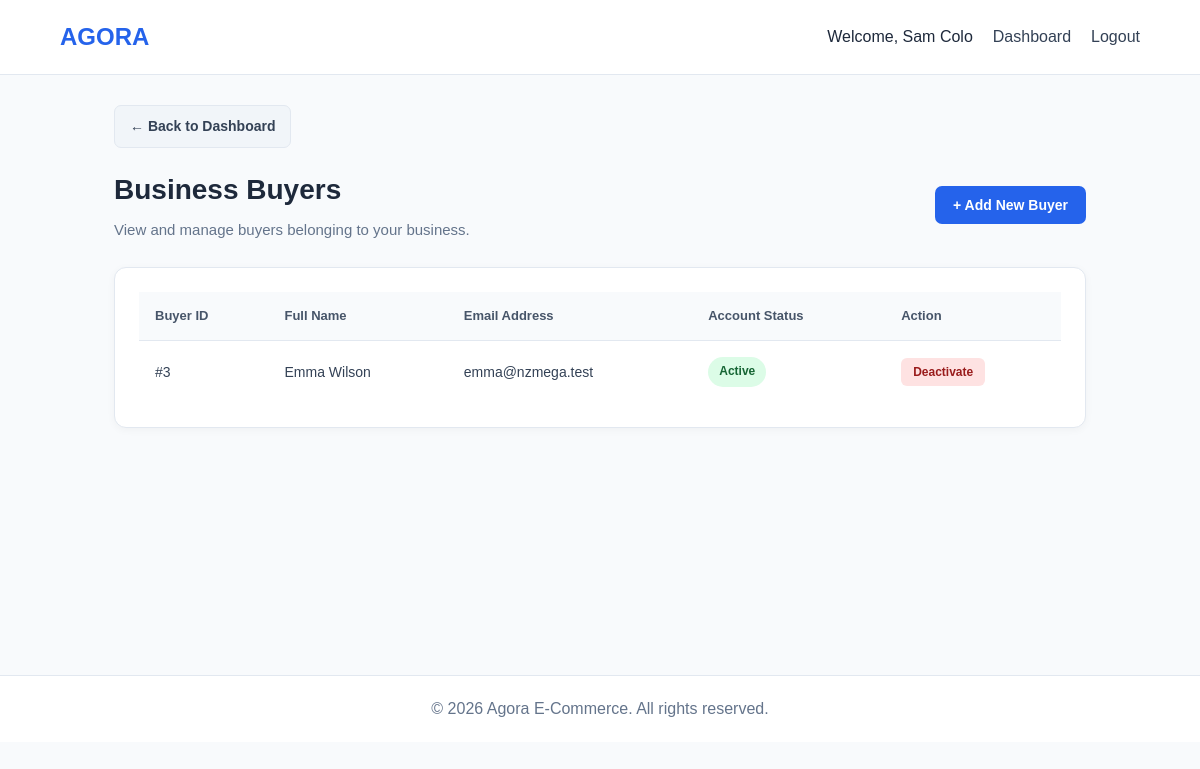
Page /index.php?page=manage-buyers (signed in) on the committed database.
### tables this page shows
CREATE TABLE users (
    user_id INT AUTO_INCREMENT PRIMARY KEY,
    business_id INT NULL,
    full_name VARCHAR(100) NOT NULL,
    email VARCHAR(150) NOT NULL UNIQUE,
    password VARCHAR(255) NOT NULL,
    role ENUM(
        'agora_admin',
        'business_admin',
        'seller',
        'buyer'
    ) NOT NULL,
    is_active TINYINT(1) NOT NULL DEFAULT 1,

    CONSTRAINT fk_users_business
        FOREIGN KEY (business_id)
        REFERENCES businesses(business_id)
        ON UPDATE CASCADE
        ON DELETE RESTRICT
);

### controllers/businessController.php (called while the page is built, shortened)
<?php
require_once __DIR__ . "/../models/User.php";
class BusinessController
{
    private $userModel;
    public function __construct($conn)
    {
        $this->userModel = new User($conn);
    }
    public function manageBuyers($success = "", $error = "")
    {
        $businessId = $_SESSION["business_id"];
        $buyers = $this->userModel->getBuyersByBusiness($businessId);
        require __DIR__ . "/../views/business/buyers.php";
    }
}
?>

### models/user.php (called while the page is built, shortened)
<?php
class User
{
    private $conn;
    public function __construct($conn)
    {
        $this->conn = $conn;
    }
    public function getBuyersByBusiness($businessId)
    {
        $sql = "SELECT user_id, full_name, email, is_active
                FROM users
                WHERE business_id = ?
                AND role = 'buyer'
                ORDER BY user_id DESC";
        $stmt = $this->conn->prepare($sql);
        $stmt->execute([$businessId]);
        return $stmt->fetchAll(PDO::FETCH_ASSOC);
    }
}
?>

### views/business/buyers.php (the view, shortened to what this page needs)
<?php
require __DIR__ . "/../layouts/header.php";
?>
<link rel="stylesheet" href="css/business/buyers.css">
<div class="buyer-back-container">
    <a href="index.php?page=business-dashboard" class="back-button">
        &larr; Back to Dashboard
    </a>
</div>
<section class="dashboard">
    <div class="buyer-page-heading">
        <div>
            <h1>Business Buyers</h1>
            <p>View and manage buyers belonging to your business.</p>
        </div>
        <button
            type="button"
            class="add-buyer-button"
            onclick="document.getElementById('addBuyerModal').showModal()"
        >
            + Add New Buyer
        </button>
    </div>
    <div class="buyer-table-card">
        <?php if (!empty($buyers)): ?>
            <div class="table-container">
                <table>
                    <thead>
                        <tr>
                            <th>Buyer ID</th>
                            <th>Full Name</th>
                            <th>Email Address</th>
                            <th>Account Status</th>
                            <th>Action</th>
                        </tr>
                    </thead>
                    <tbody>
                        <?php foreach ($buyers as $buyer): ?>
                            <tr>
                                <td>
                                    #<?= htmlspecialchars($buyer["user_id"]) ?>
                                </td>
                                <td>
                                    <?= htmlspecialchars($buyer["full_name"]) ?>
                                </td>
                                <td>
                                    <?= htmlspecialchars($buyer["email"]) ?>
                                </td>
                                <td>
                                    <?php if ($buyer["is_active"] == 1): ?>
                                        <span class="status-badge status-active">
                                            Active
                                        </span>
                                    <?php else: ?>
                                        <span class="status-badge status-inactive">
                                            Inactive
                                        </span>
                                    <?php endif; ?>
                                </td>
                                <td>
                                    <form
                                        action="index.php?page=buyer-status"
                                        method="POST"
                                    >
                                        <?php if ($buyer["is_active"] == 1): ?>
                                            <button
                                                type="submit"
                                                class="deactivate-button"
                                            >
                                                Deactivate
                                            </button>
                                        <?php endif; ?>
                                    </form>
                                </td>
                            </tr>
                        <?php endforeach; ?>
                    </tbody>
                </table>
            </div>
        <?php endif; ?>
    </div>
</section>
<?php require __DIR__ . "/../layouts/footer.php"; ?>

### public/css/style.css (style rules this page uses)
* { margin: 0; padding: 0; box-sizing: border-box; }
body { font-family: Arial, sans-serif; background: #f8fafc; color: #1e293b; line-height: 1.6; }
button { background: #2563eb; color: white; padding: 11px 18px; border: none; border-radius: 7px; cursor: pointer; }

### public/css/business/buyers.css (style rules this page uses)
.dashboard { width: 90%; max-width: 1200px; margin: 0 auto; }
.buyer-back-container { width: 90%; max-width: 1200px; margin: 0 auto 20px auto; }
.back-button { display: inline-block; padding: 9px 15px; background: #f1f5f9; color: #334155; border: 1px solid #e2e8f0; border-radius: 7px; font-size: 14px; font-weight: 600; text-decoration: none; transition: background 0.2s ease; }
.buyer-page-heading { display: flex; justify-content: space-between; align-items: center; gap: 20px; margin-bottom: 25px; }
.buyer-page-heading h1 { font-size: 28px; color: #1e293b; margin-bottom: 5px; }
.buyer-page-heading p { color: #64748b; font-size: 15px; }
.add-buyer-button { padding: 11px 18px; background: #2563eb; color: #ffffff; border: none; border-radius: 7px; font-size: 14px; font-weight: 600; cursor: pointer; transition: background 0.2s ease; white-space: nowrap; }
.buyer-table-card { width: 100%; background: #ffffff; border: 1px solid #e2e8f0; border-radius: 12px; padding: 24px; box-shadow: 0 2px 8px rgba(0, 0, 0, 0.04); }
.table-container { width: 100%; overflow-x: auto; }
.buyer-table-card table { width: 100%; border-collapse: collapse; text-align: left; }
.buyer-table-card thead { background: #f8fafc; }
.buyer-table-card th { padding: 14px 16px; color: #475569; font-size: 13px; font-weight: 700; border-bottom: 1px solid #e2e8f0; white-space: nowrap; }
.buyer-table-card td { padding: 16px; color: #334155; font-size: 14px; border-bottom: 1px solid #e2e8f0; }
.buyer-table-card tbody tr:last-child td { border-bottom: none; }
.status-badge { display: inline-block; padding: 5px 11px; border-radius: 20px; font-size: 12px; font-weight: 600; }
.status-active { background: #dcfce7; color: #166534; }
.activate-button, .deactivate-button { padding: 7px 12px; border: none; border-radius: 6px; font-size: 12px; font-weight: 600; cursor: pointer; transition: background 0.2s ease; }
.deactivate-button { background: #fee2e2; color: #991b1b; }

### rows in the picture
users: user_id "3", full_name "Emma Wilson", email "emma@nzmega.test", is_active "Active"

### other values in the picture
$_SESSION["full_name"] "Sam Colo"
